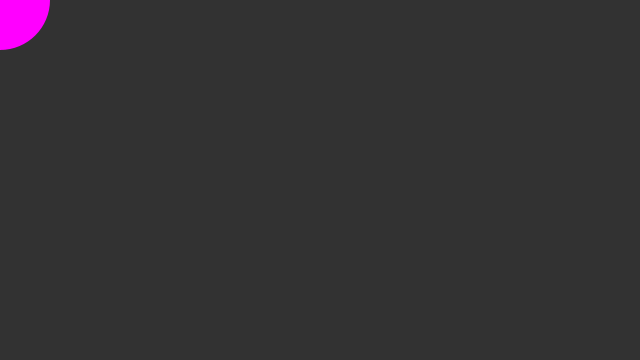
Frame 1 (no input)
Frame 60 (the mouse pressed at the canvas centre just before this capture): identical to frame 1, image omitted
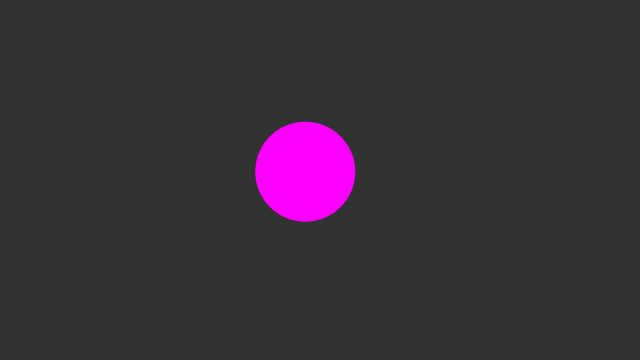
Frame 120 (the mouse held since frame 60 and released just before this capture)

The Processing sketch that drew these frames (run headless with seeded random() and noise(); from frame 60 on, the mouse is pressed at the canvas centre):

// Processing sketch: w05_05_smoothing_lerp
// ── w05_05_smoothing_lerp.pde
// IMA NYU Shanghai
// Kinetic Interfaces
// MOQN
// Sep 28 2016

float circleX, circleY;

void setup() {
  size(640, 360);
  background(50);
  noStroke();
}

void draw() {
  background(50);
  
  //circleX = circleX + (mouseX-circleX)*0.05;
  //circleY = circleY + (mouseY-circleY)*0.05;
  
  // equivalent
  circleX = lerp(circleX, mouseX, 0.05);
  circleY = lerp(circleY, mouseY, 0.05);
  
  fill(255,0,255);
  ellipse(circleX, circleY, 100,100);
}
